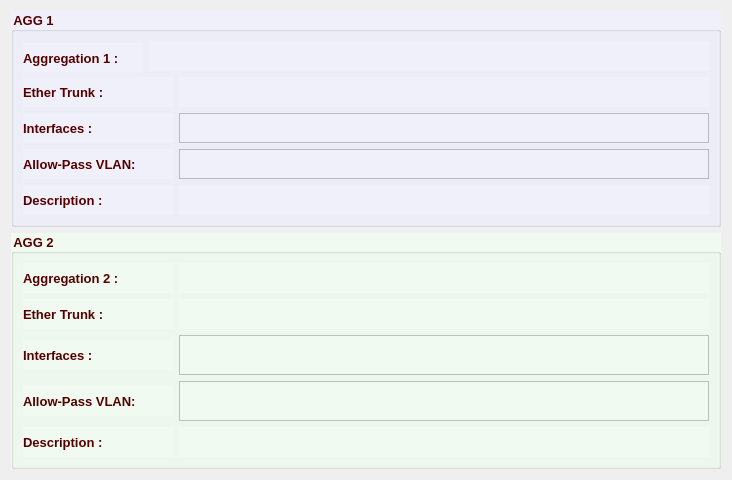
                   <widget class="QFrame" name="aggGB">
                    <property name="minimumSize">
                     <size>
                      <width>0</width>
                      <height>0</height>
                     </size>
                    </property>
                    <property name="font">
                     <font>
                      <family>Tahoma</family>
                      <pointsize>10</pointsize>
                      <bold>true</bold>
                     </font>
                    </property>
                    <property name="styleSheet">
                     <string notr="true">color: rgb(85, 0, 0);</string>
                    </property>
                    <property name="lineWidth">
                     <number>0</number>
                    </property>
                    <layout class="QVBoxLayout" name="verticalLayout_11">
                     <item>
                      <widget class="QGroupBox" name="agg1GB">
                       <property name="font">
                        <font>
                         <family>Tahoma</family>
                         <pointsize>10</pointsize>
                         <bold>true</bold>
                        </font>
                       </property>
                       <property name="styleSheet">
                        <string notr="true">background-color: rgb(240, 240, 250);</string>
                       </property>
                       <property name="title">
                        <string>AGG 1</string>
                       </property>
                       <layout class="QVBoxLayout" name="verticalLayout_9">
                        <item>
                         <layout class="QHBoxLayout" name="horizontalLayout_29">
                          <item>
                           <widget class="QLabel" name="label_52">
                            <property name="minimumSize">
                             <size>
                              <width>120</width>
                              <height>30</height>
                             </size>
                            </property>
                            <property name="maximumSize">
                             <size>
                              <width>120</width>
                              <height>25</height>
                             </size>
                            </property>
                            <property name="font">
                             <font>
                              <family>Tahoma</family>
                              <pointsize>10</pointsize>
                              <bold>true</bold>
                             </font>
                            </property>
                            <property name="text">
                             <string>Aggregation 1 :</string>
                            </property>
                           </widget>
                          </item>
                          <item>
                           <widget class="QLabel" name="agg1Lbl">
                            <property name="sizePolicy">
                             <sizepolicy hsizetype="Expanding" vsizetype="Preferred">
                              <horstretch>0</horstretch>
                              <verstretch>0</verstretch>
                             </sizepolicy>
                            </property>
                            <property name="minimumSize">
                             <size>
                              <width>200</width>
                              <height>30</height>
                             </size>
                            </property>
                            <property name="maximumSize">
                             <size>
                              <width>16777215</width>
                              <height>30</height>
                             </size>
                            </property>
                            <property name="font">
                             <font>
                              <family>Tahoma</family>
                              <pointsize>10</pointsize>
                              <bold>true</bold>
                             </font>
                            </property>
                            <property name="styleSheet">
                             <string notr="true">color: rgb(85, 0, 127);</string>
                            </property>
                            <property name="text">
                             <string/>
                            </property>
                           </widget>
                          </item>
                         </layout>
                        </item>
                        <item>
                         <layout class="QHBoxLayout" name="horizontalLayout_30">
                          <item>
                           <widget class="QLabel" name="label_38">
                            <property name="minimumSize">
                             <size>
                              <width>150</width>
                              <height>30</height>
                             </size>
                            </property>
                            <property name="maximumSize">
                             <size>
                              <width>150</width>
                              <height>30</height>
                             </size>
                            </property>
                            <property name="font">
                             <font>
                              <family>Tahoma</family>
                              <pointsize>10</pointsize>
                              <bold>true</bold>
                             </font>
                            </property>
                            <property name="text">
                             <string>Ether Trunk :</string>
                            </property>
                           </widget>
                          </item>
                          <item>
                           <widget class="QLabel" name="agg1EtherLbl">
                            <property name="sizePolicy">
                             <sizepolicy hsizetype="Expanding" vsizetype="Preferred">
                              <horstretch>0</horstretch>
                              <verstretch>0</verstretch>
                             </sizepolicy>
                            </property>
                            <property name="minimumSize">
                             <size>
                              <width>80</width>
                              <height>30</height>
                             </size>
                            </property>
                            <property name="maximumSize">
                             <size>
                              <width>16777215</width>
                              <height>30</height>
                             </size>
                            </property>
                            <property name="font">
                             <font>
                              <family>Tahoma</family>
                              <pointsize>10</pointsize>
                              <bold>true</bold>
                             </font>
                            </property>
                            <property name="styleSheet">
                             <string notr="true">color: rgb(85, 0, 127);</string>
                            </property>
                            <property name="text">
                             <string/>
                            </property>
                           </widget>
                          </item>
                         </layout>
                        </item>
                        <item>
                         <layout class="QHBoxLayout" name="horizontalLayout_32">
                          <item>
                           <widget class="QLabel" name="label_43">
                            <property name="minimumSize">
                             <size>
                              <width>150</width>
                              <height>30</height>
                             </size>
                            </property>
                            <property name="maximumSize">
                             <size>
                              <width>150</width>
                              <height>30</height>
                             </size>
                            </property>
                            <property name="font">
                             <font>
                              <family>Tahoma</family>
                              <pointsize>10</pointsize>
                              <bold>true</bold>
                             </font>
                            </property>
                            <property name="text">
                             <string>Interfaces :</string>
                            </property>
                            <property name="alignment">
                             <set>Qt::AlignmentFlag::AlignLeading|Qt::AlignmentFlag::AlignLeft|Qt::AlignmentFlag::AlignVCenter</set>
                            </property>
                           </widget>
                          </item>
                          <item>
                           <widget class="QListView" name="agg1IntLV">
                            <property name="minimumSize">
                             <size>
                              <width>530</width>
                              <height>30</height>
                             </size>
                            </property>
                            <property name="maximumSize">
                             <size>
                              <width>16777215</width>
                              <height>30</height>
                             </size>
                            </property>
                            <property name="font">
                             <font>
                              <family>Tahoma</family>
                              <pointsize>10</pointsize>
                              <bold>true</bold>
                             </font>
                            </property>
                            <property name="styleSheet">
                             <string notr="true">color: rgb(85, 0, 127);</string>
                            </property>
                            <property name="flow">
                             <enum>QListView::Flow::LeftToRight</enum>
                            </property>
                           </widget>
                          </item>
                         </layout>
                        </item>
                        <item>
                         <layout class="QHBoxLayout" name="horizontalLayout_33">
                          <item>
                           <widget class="QLabel" name="label_44">
                            <property name="minimumSize">
                             <size>
                              <width>150</width>
                              <height>30</height>
                             </size>
                            </property>
                            <property name="maximumSize">
                             <size>
                              <width>150</width>
                              <height>30</height>
                             </size>
                            </property>
                            <property name="font">
                             <font>
                              <family>Tahoma</family>
                              <pointsize>10</pointsize>
                              <bold>true</bold>
                             </font>
                            </property>
                            <property name="text">
                             <string>Allow-Pass VLAN:</string>
                            </property>
                            <property name="alignment">
                             <set>Qt::AlignmentFlag::AlignLeading|Qt::AlignmentFlag::AlignLeft|Qt::AlignmentFlag::AlignVCenter</set>
                            </property>
                           </widget>
                          </item>
                          <item>
                           <widget class="QListView" name="agg1AllowPassLV">
                            <property name="minimumSize">
                             <size>
                              <width>530</width>
                              <height>30</height>
                             </size>
                            </property>
                            <property name="maximumSize">
                             <size>
                              <width>16777215</width>
                              <height>30</height>
                             </size>
                            </property>
                            <property name="font">
                             <font>
                              <family>Tahoma</family>
                              <pointsize>10</pointsize>
                              <bold>true</bold>
                             </font>
                            </property>
                            <property name="styleSheet">
                             <string notr="true">color: rgb(85, 0, 127);</string>
                            </property>
                            <property name="flow">
                             <enum>QListView::Flow::LeftToRight</enum>
                            </property>
                           </widget>
                          </item>
                         </layout>
                        </item>
                        <item>
                         <layout class="QHBoxLayout" name="horizontalLayout_31">
                          <item>
                           <widget class="QLabel" name="label_42">
                            <property name="minimumSize">
                             <size>
                              <width>150</width>
                              <height>30</height>
                             </size>
                            </property>
                            <property name="maximumSize">
                             <size>
                              <width>150</width>
                              <height>30</height>
                             </size>
                            </property>
                            <property name="font">
                             <font>
                              <family>Tahoma</family>
                              <pointsize>10</pointsize>
                              <bold>true</bold>
                             </font>
                            </property>
                            <property name="text">
                             <string>Description :</string>
                            </property>
                            <property name="alignment">
                             <set>Qt::AlignmentFlag::AlignLeading|Qt::AlignmentFlag::AlignLeft|Qt::AlignmentFlag::AlignVCenter</set>
                            </property>
                           </widget>
                          </item>
                          <item>
                           <widget class="QLabel" name="agg1DescLbl">
                            <property name="sizePolicy">
                             <sizepolicy hsizetype="Expanding" vsizetype="Preferred">
                              <horstretch>0</horstretch>
                              <verstretch>0</verstretch>
                             </sizepolicy>
                            </property>
                            <property name="minimumSize">
                             <size>
                              <width>400</width>
                              <height>30</height>
                             </size>
                            </property>
                            <property name="maximumSize">
                             <size>
                              <width>16777215</width>
                              <height>30</height>
                             </size>
                            </property>
                            <property name="font">
                             <font>
                              <family>Tahoma</family>
                              <pointsize>10</pointsize>
                              <bold>true</bold>
                             </font>
                            </property>
                            <property name="styleSheet">
                             <string notr="true">color: rgb(85, 0, 127);</string>
                            </property>
                            <property name="text">
                             <string/>
                            </property>
                           </widget>
                          </item>
                         </layout>
                        </item>
                       </layout>
                      </widget>
                     </item>
                     <item>
                      <widget class="QGroupBox" name="agg2GB">
                       <property name="font">
                        <font>
                         <family>Tahoma</family>
                         <pointsize>10</pointsize>
                         <bold>true</bold>
                        </font>
                       </property>
                       <property name="styleSheet">
                        <string notr="true">background-color: rgb(240, 250, 240);</string>
                       </property>
                       <property name="title">
                        <string>AGG 2</string>
                       </property>
                       <layout class="QVBoxLayout" name="verticalLayout_10">
                        <item>
                         <layout class="QHBoxLayout" name="horizontalLayout_34">
                          <item>
                           <widget class="QLabel" name="label_55">
                            <property name="sizePolicy">
                             <sizepolicy hsizetype="Expanding" vsizetype="Preferred">
                              <horstretch>0</horstretch>
                              <verstretch>0</verstretch>
                             </sizepolicy>
                            </property>
                            <property name="minimumSize">
                             <size>
                              <width>150</width>
                              <height>30</height>
                             </size>
                            </property>
                            <property name="maximumSize">
                             <size>
                              <width>150</width>
                              <height>30</height>
                             </size>
                            </property>
                            <property name="font">
                             <font>
                              <family>Tahoma</family>
                              <pointsize>10</pointsize>
                              <bold>true</bold>
                             </font>
                            </property>
                            <property name="text">
                             <string>Aggregation 2 :</string>
                            </property>
                           </widget>
                          </item>
                          <item>
                           <widget class="QLabel" name="agg2Lbl">
                            <property name="sizePolicy">
                             <sizepolicy hsizetype="Expanding" vsizetype="Preferred">
                              <horstretch>0</horstretch>
                              <verstretch>0</verstretch>
                             </sizepolicy>
                            </property>
                            <property name="minimumSize">
                             <size>
                              <width>0</width>
                              <height>30</height>
                             </size>
                            </property>
                            <property name="maximumSize">
                             <size>
                              <width>16777215</width>
                              <height>30</height>
                             </size>
                            </property>
                            <property name="font">
                             <font>
                              <family>Tahoma</family>
                              <pointsize>10</pointsize>
                              <bold>true</bold>
                             </font>
                            </property>
                            <property name="styleSheet">
                             <string notr="true">color: rgb(85, 0, 127);</string>
                            </property>
                            <property name="text">
                             <string/>
                            </property>
                           </widget>
                          </item>
                         </layout>
                        </item>
                        <item>
                         <layout class="QHBoxLayout" name="horizontalLayout_35">
                          <item>
                           <widget class="QLabel" name="label_46">
                            <property name="sizePolicy">
                             <sizepolicy hsizetype="Expanding" vsizetype="Preferred">
                              <horstretch>0</horstretch>
                              <verstretch>0</verstretch>
                             </sizepolicy>
                            </property>
                            <property name="minimumSize">
                             <size>
                              <width>150</width>
                              <height>30</height>
                             </size>
                            </property>
                            <property name="maximumSize">
                             <size>
                              <width>150</width>
                              <height>30</height>
                             </size>
                            </property>
                            <property name="font">
                             <font>
                              <family>Tahoma</family>
                              <pointsize>10</pointsize>
                              <bold>true</bold>
                             </font>
                            </property>
                            <property name="text">
                             <string>Ether Trunk :</string>
                            </property>
                           </widget>
                          </item>
                          <item>
                           <widget class="QLabel" name="agg2EtherLbl">
                            <property name="sizePolicy">
                             <sizepolicy hsizetype="Expanding" vsizetype="Preferred">
                              <horstretch>0</horstretch>
                              <verstretch>0</verstretch>
                             </sizepolicy>
                            </property>
                            <property name="minimumSize">
                             <size>
                              <width>80</width>
                              <height>30</height>
                             </size>
                            </property>
                            <property name="maximumSize">
                             <size>
                              <width>16777215</width>
                              <height>30</height>
                             </size>
                            </property>
                            <property name="font">
                             <font>
                              <family>Tahoma</family>
                              <pointsize>10</pointsize>
                              <bold>true</bold>
                             </font>
                            </property>
                            <property name="styleSheet">
                             <string notr="true">color: rgb(85, 0, 127);</string>
                            </property>
                            <property name="text">
                             <string/>
                            </property>
                           </widget>
                          </item>
                         </layout>
                        </item>
                        <item>
                         <layout class="QHBoxLayout" name="horizontalLayout_37">
                          <item>
                           <widget class="QLabel" name="label_48">
                            <property name="sizePolicy">
                             <sizepolicy hsizetype="Expanding" vsizetype="Preferred">
                              <horstretch>0</horstretch>
                              <verstretch>0</verstretch>
                             </sizepolicy>
                            </property>
                            <property name="minimumSize">
                             <size>
                              <width>150</width>
                              <height>30</height>
                             </size>
                            </property>
                            <property name="maximumSize">
                             <size>
                              <width>150</width>
                              <height>30</height>
                             </size>
                            </property>
                            <property name="font">
                             <font>
                              <family>Tahoma</family>
                              <pointsize>10</pointsize>
                              <bold>true</bold>
                             </font>
                            </property>
                            <property name="text">
                             <string>Interfaces :</string>
                            </property>
                            <property name="alignment">
                             <set>Qt::AlignmentFlag::AlignLeading|Qt::AlignmentFlag::AlignLeft|Qt::AlignmentFlag::AlignVCenter</set>
                            </property>
                           </widget>
                          </item>
                          <item>
                           <widget class="QListView" name="agg2IntLV">
                            <property name="minimumSize">
                             <size>
                              <width>530</width>
                              <height>40</height>
                             </size>
                            </property>
                            <property name="maximumSize">
                             <size>
                              <width>16777215</width>
                              <height>40</height>
                             </size>
                            </property>
                            <property name="font">
                             <font>
                              <family>Tahoma</family>
                              <pointsize>10</pointsize>
                              <bold>true</bold>
                             </font>
                            </property>
                            <property name="styleSheet">
                             <string notr="true">color: rgb(85, 0, 127);</string>
                            </property>
                            <property name="flow">
                             <enum>QListView::Flow::LeftToRight</enum>
                            </property>
                           </widget>
                          </item>
                         </layout>
                        </item>
                        <item>
                         <layout class="QHBoxLayout" name="horizontalLayout_38">
                          <item>
                           <widget class="QLabel" name="label_49">
                            <property name="sizePolicy">
                             <sizepolicy hsizetype="Expanding" vsizetype="Preferred">
                              <horstretch>0</horstretch>
                              <verstretch>0</verstretch>
                             </sizepolicy>
                            </property>
                            <property name="minimumSize">
                             <size>
                              <width>150</width>
                              <height>30</height>
                             </size>
                            </property>
                            <property name="maximumSize">
                             <size>
                              <width>150</width>
                              <height>30</height>
                             </size>
                            </property>
                            <property name="font">
                             <font>
                              <family>Tahoma</family>
                              <pointsize>10</pointsize>
                              <bold>true</bold>
                             </font>
                            </property>
                            <property name="text">
                             <string>Allow-Pass VLAN:</string>
                            </property>
                            <property name="alignment">
                             <set>Qt::AlignmentFlag::AlignLeading|Qt::AlignmentFlag::AlignLeft|Qt::AlignmentFlag::AlignVCenter</set>
                            </property>
                           </widget>
                          </item>
                          <item>
                           <widget class="QListView" name="agg2AllowPassLV">
                            <property name="minimumSize">
                             <size>
                              <width>530</width>
                              <height>40</height>
                             </size>
                            </property>
                            <property name="maximumSize">
                             <size>
                              <width>16777215</width>
                              <height>40</height>
                             </size>
                            </property>
                            <property name="font">
                             <font>
                              <family>Tahoma</family>
                              <pointsize>10</pointsize>
                              <bold>true</bold>
                             </font>
                            </property>
                            <property name="styleSheet">
                             <string notr="true">color: rgb(85, 0, 127);</string>
                            </property>
                            <property name="flow">
                             <enum>QListView::Flow::LeftToRight</enum>
                            </property>
                           </widget>
                          </item>
                         </layout>
                        </item>
                        <item>
                         <layout class="QHBoxLayout" name="horizontalLayout_36">
                          <item>
                           <widget class="QLabel" name="label_47">
                            <property name="sizePolicy">
                             <sizepolicy hsizetype="Expanding" vsizetype="Preferred">
                              <horstretch>0</horstretch>
                              <verstretch>0</verstretch>
                             </sizepolicy>
                            </property>
                            <property name="minimumSize">
                             <size>
                              <width>150</width>
                              <height>30</height>
                             </size>
                            </property>
                            <property name="maximumSize">
                             <size>
                              <width>150</width>
                              <height>30</height>
                             </size>
                            </property>
                            <property name="font">
                             <font>
                              <family>Tahoma</family>
                              <pointsize>10</pointsize>
                              <bold>true</bold>
                             </font>
                            </property>
                            <property name="text">
                             <string>Description :</string>
                            </property>
                            <property name="alignment">
                             <set>Qt::AlignmentFlag::AlignLeading|Qt::AlignmentFlag::AlignLeft|Qt::AlignmentFlag::AlignVCenter</set>
                            </property>
                           </widget>
                          </item>
                          <item>
                           <widget class="QLabel" name="agg2DescLbl">
                            <property name="sizePolicy">
                             <sizepolicy hsizetype="Expanding" vsizetype="Preferred">
                              <horstretch>0</horstretch>
                              <verstretch>0</verstretch>
                             </sizepolicy>
                            </property>
                            <property name="minimumSize">
                             <size>
                              <width>400</width>
                              <height>30</height>
                             </size>
                            </property>
                            <property name="maximumSize">
                             <size>
                              <width>16777215</width>
                              <height>30</height>
                             </size>
                            </property>
                            <property name="font">
                             <font>
                              <family>Tahoma</family>
                              <pointsize>10</pointsize>
                              <bold>true</bold>
                             </font>
                            </property>
                            <property name="styleSheet">
                             <string notr="true">color: rgb(85, 0, 127);</string>
                            </property>
                            <property name="text">
                             <string/>
                            </property>
                           </widget>
                          </item>
                         </layout>
                        </item>
                       </layout>
                      </widget>
                     </item>
                    </layout>
                   </widget>
